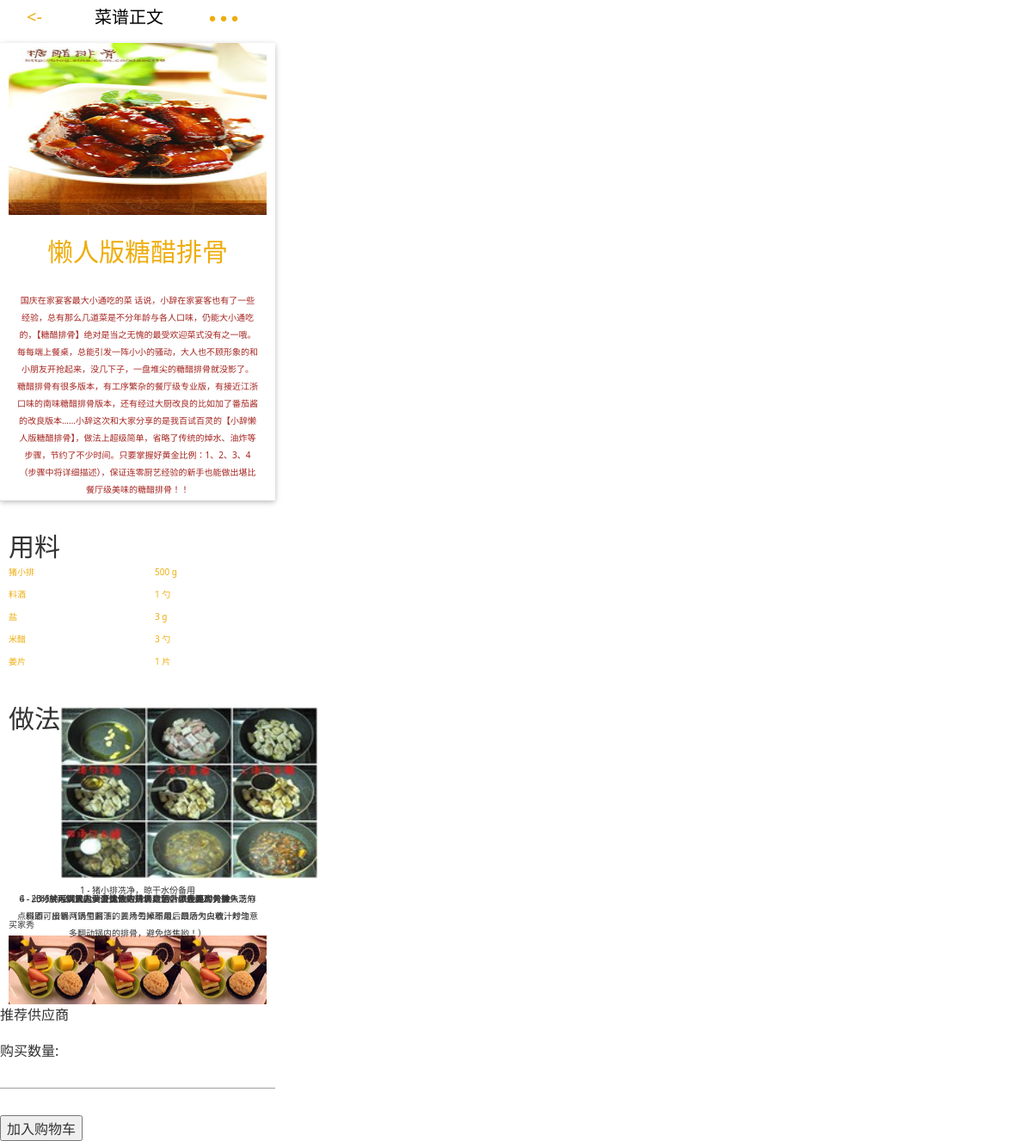
Screenshot of /food/tweet/10/ with the database file from the repository.
### food/models.py (models this page shows, shortened)
class Tweet(models.Model):
    author = models.ForeignKey(User)
    type = models.CharField(max_length=200)  # 原创或转发
    publish_date = models.DateTimeField('发布时间')
    title = models.CharField(max_length=200)
    logo = models.CharField(max_length=200)
    content = models.TextField()
    vote = models.IntegerField("赞", default=0)
    visit = models.IntegerField(default=0)
    score = models.FloatField("评分", default=0)
    original_id = models.BigIntegerField("菜谱ID", default=0)

class Ingredient(models.Model):
    tweet = models.ForeignKey(Tweet)
    name = models.CharField(max_length=200)  # 食材名称
    number = models.IntegerField(default=0)  # 数量
    unit = models.CharField(max_length=200)  # 单位

class Procedure(models.Model):
    tweet = models.ForeignKey(Tweet)
    step = models.IntegerField(default=0)
    picture = models.CharField(blank=True, max_length=200)
    content = models.CharField(max_length=500)

### food/views.py (the view)
# urls.py: url(r'^tweet/(?P<tweet_id>[0-9]+)/$', views.tweet_detail, name='tweet_detail'),
def tweet_detail(request, tweet_id):
    tweet = get_object_or_404(Tweet, pk=tweet_id)
    return render(request, 'food/tweet.html', {'tweet': tweet})

### food/templates/food/tweet.html (shortened to what this page needs)
<!doctype html>
{% load staticfiles %}
<html class="no-js">
<head>
    <link type="text/css" rel="stylesheet" href="{% static 'food/materialize/css/materialize.min.css' %}"
          media="screen,projection"/>
    <link rel="stylesheet" href="{% static 'food/css/amazeui.min.css' %}">
    <link rel="stylesheet" href="{% static 'food/css/app.css' %}">
</head>
<body>
<div class="menu">
    <div class="header">
        <ul>
            <li class="list1"><-</li>
            <li class="list2">菜谱正文</li>
            <li class="list3">● ● ●</li>
        </ul>
    </div>
    <div class="card">
        <img src="{% static 'food/images/dishes/' %}{{tweet.logo}}">
        <p>{{ tweet.title }}</p>
        <div class="info">
            <p>{{ tweet.content }}</p>
        </div>
    </div>
    <div class="material">
        <p>用料</p>
    </div>
    <table>
        <tbody>
        {% for ingredient in tweet.ingredient_set.all %}
        <tr>
            <td class="left">{{ ingredient.name }}</td>
            <td class="right">{{ ingredient.number }} {{ ingredient.unit }}</td>
        </tr>
        {% endfor %}
        </tbody>
    </table>
    <div class="process">
        <p>做法</p>
        {% for step in tweet.procedure_set.all %}
        <div class="step">
            {% if step.picture %}
            <img src="{% static 'food/images/dishes/' %}{{ step.picture }}">
            {% endif %}
            <p>{{ step.step }} - {{ step.content }}</p>
        </div>
        {% endfor %}
    </div>
    <div class="forward-head">
        <p>买家秀</p>
    </div>
    <div class="bottom">
        <ul>
            <li><img src="../images/menu-pic.jpg"></li>
            <li><img src="../images/menu-pic.jpg"></li>
            <li><img src="../images/menu-pic.jpg"></li>
        </ul>
    </div>
    <p>推荐供应商</p>
    <form action="{% url 'food:tweet_buy' tweet.id %}" method="post">
        <p>购买数量: <input type="text" name="number"/></p>
        <p><input type="submit" value="加入购物车"/></p>
    </form>
</div>
</body>
</html>

### food/static/food/css/app.css (style rules this page uses)
.menu { position: absolute; height: 40px; width: 320px; background: #fff; }
.menu .header { color: #63B8FF ; text-align: center; line-height: 40px; font-size: 20px; position: relative; }
.menu .header ul { margin: 0 auto; padding: 0; width: 300px; overflow: hidden; }
.menu .header ul li { width: 100px; float: left; list-style: none; font-size: 20px; }
.menu .header ul li.list1 { color:#EEAD0E; margin-left: -20px; font-size: 20px; }
.menu .header ul li.list2 { color:#000000; margin-left: 10px; }
.menu .header ul li.list3 { color:#EEAD0E; margin-left: 10px; font-size: 15px; }
.menu .card { position: relative; width: 320px; text-align: center; margin: 10px auto; }
.menu .card img { width: 300px; height: 200px; margin: 0 auto; }
.menu .card p { width: 300px; margin: 30px auto; color:#EEAD0E; padding: 3px 10px 3px 10px; line-height: 20px; font-size: 30px; }
.menu .card .info p { width: 300px; color:#a4241f; margin: 0 auto; padding: 3px 10px 3px 10px; line-height: 20px; font-size: 10px; }
.menu .material { width: 300px; text-align: center; padding: 30px 60px 30px 60px; }
.menu .material p { font-size: 30px; position: absolute; left: 10px; margin: -10px auto; }
table tbody tr { width: 320px; text-align: center; margin: 10px auto; }
table tbody tr .left { color:#EEAD0E; width: 150px; margin: 0 auto; padding: 3px 10px 3px 10px; line-height: 20px; font-size: 10px; }
table tbody tr .right { color:#EEAD0E; width: 150px; margin: 0 auto; padding: 3px 10px 3px 10px; line-height: 20px; font-size: 10px; }
.menu .process { width: 300px; text-align: center; padding: 30px 60px 30px 60px; }
.menu .process p { font-size: 30px; position: absolute; left: 10px; margin: 0 auto; }
.menu .step { width: 320px; text-align: center; margin: 10px auto; }
.menu .step img { width: 300px; height: 200px; margin: 0 auto; }
.menu .step p { width: 300px; margin: 0 auto; padding: 3px 10px 3px 10px; line-height: 20px; font-size: 10px; }
.menu .forward-head { position: relative; margin: 0 auto; }
.menu .forward-head p { width: 320px; margin: 0 auto; padding: 3px 10px 3px 10px; line-height: 20px; font-size: 10px; }
.menu .bottom ul { margin: 0 auto; padding: 0; width: 300px; }
.menu .bottom ul li { width: 100px; float: left; list-style: none; }
.menu .bottom ul li img { width: 100px; height: 80px; margin: 0 auto; }
table tbody tr { position: relative; width: 320px; text-align: center; margin: 0 auto; }

### rows the page displays
Tweet: logo (picture), title "懒人版糖醋排骨", content "国庆在家宴客最大小通吃的菜 话说，小辞在家宴客也有了一些经验，总有那么几道菜是不分年龄与各人口味，仍能大小通吃的，【糖醋排骨】绝对是当之无愧的最受欢迎菜式没有之一哦。 每每端上餐桌，总能引发一阵小小的骚动，大人也不顾形象的和小朋友开抢起来，没几下子，一盘堆尖的糖醋排骨就没影了。 糖醋排骨有很多版本，有工序繁杂的餐厅级专业版，有接近江浙口味的南味糖醋排骨版本，还有经过大厨改良的比如加了番茄酱的改良版本……小辞这次和大家分享的是我百试百灵的【小辞懒人版糖醋排骨】，做法上超级简单，省略了传统的焯水、油炸等步骤，节约了不少时间。只要掌握好黄金比例：1、2、3、4（步骤中将详细描述），保证连零厨艺经验的新手也能做出堪比餐厅级美味的糖醋排骨！！"
Ingredient: name "猪小排", number "500", unit "g"
Ingredient: name "料酒", number "1", unit "勺"
Ingredient: name "盐", number "3", unit "g"
Ingredient: name "米醋", number "3", unit "勺"
Ingredient: name "姜片", number "1", unit "片"
Procedure: picture (picture), step "1", content "猪小排冼净，晾干水份备用"
Procedure: step "2", content "锅内倒少量油，烧热之后，爆香姜片"
Procedure: step "3", content "放入排骨，一直煸炒到排骨变色后，表面金黄微焦"
Procedure: step "4", content "此时就可以放入黄金比例中的调料了，顺序是：先放一汤勺料酒，接着两汤勺酱油，三汤勺米醋最后四汤勺白糖，炒匀"
Procedure: step "5", content "再倒入能没过排骨的开水，调中小火焖20分钟"
Procedure: step "6", content "20分钟后调入盐，开大火收汁，收到汁浓色亮时，撒入芝麻点缀即可出锅（锅里剩下的姜片丢掉不用，最后大火收汁时注意多翻动锅内的排骨，避免烧焦哟！）"
